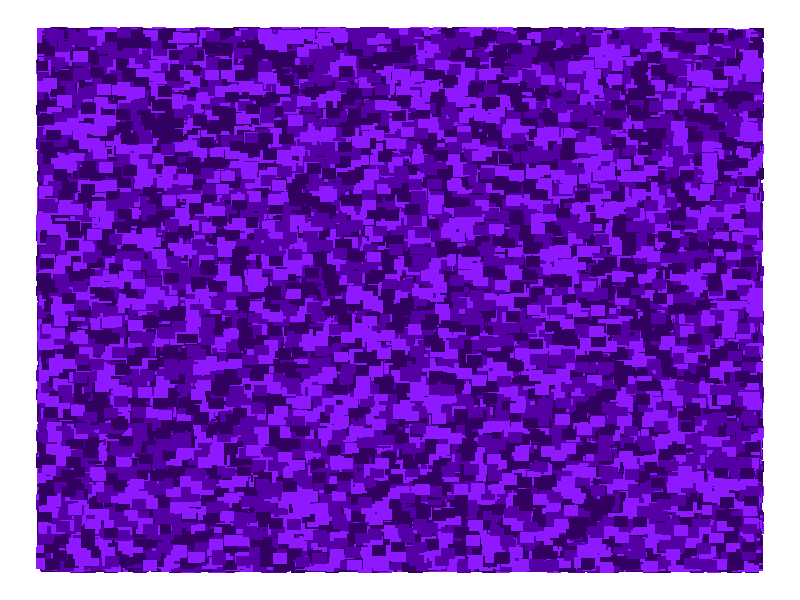
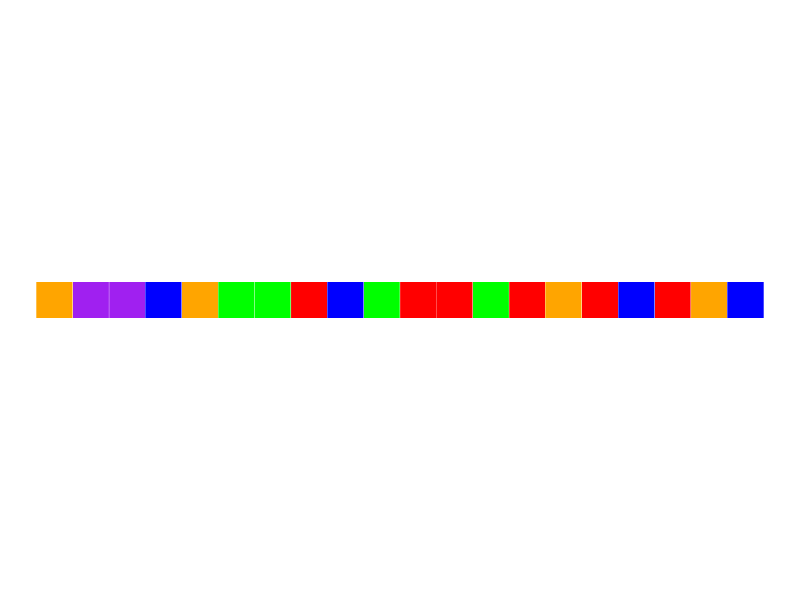
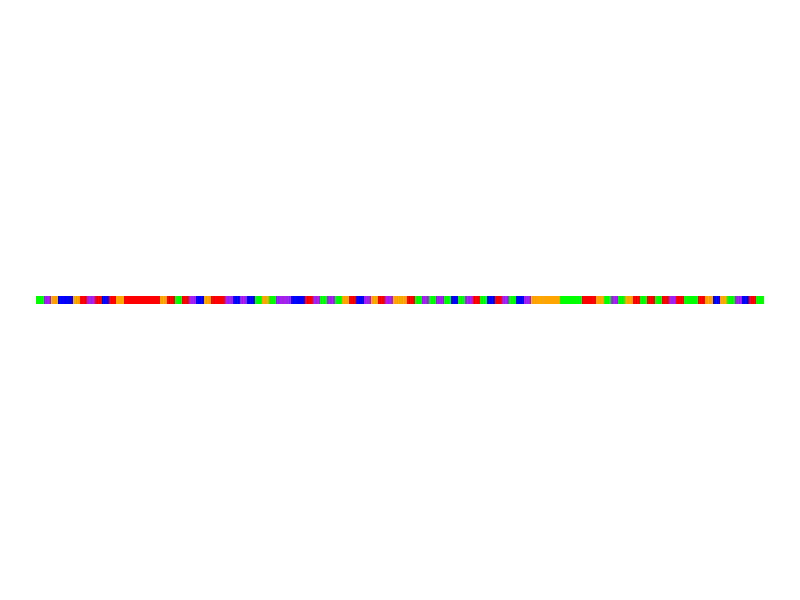
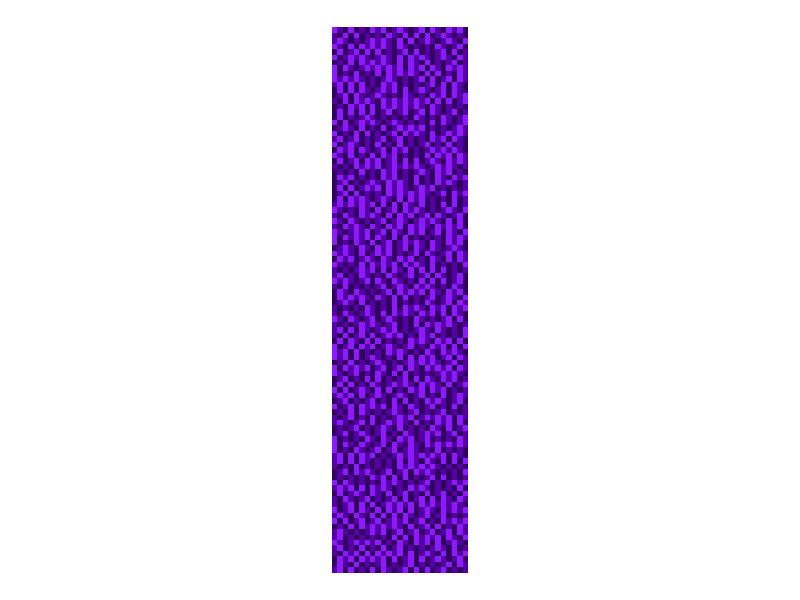

The R source for these figures, in order:
ilosc_kwadratow <- 100000
paleta_kolorow <- c("#8E19FE", "#5400A5", "#310060")

# Wygenerowanie losowych danych
dane <- data.frame(
  x = runif(ilosc_kwadratow, 0, 50),
  y = runif(ilosc_kwadratow, 0, 50),
  kolor = sample(paleta_kolorow, ilosc_kwadratow, replace = TRUE)
)
require(ggplot2)
# Tworzenie wykresu
wykres <- ggplot(dane, aes(x = x, y = y, fill = kolor)) +
  geom_tile(width = 1, height = 1) +
  scale_fill_identity() +
  theme_void()

# Wyświetlenie wykresu
print(wykres)

library(ggplot2)

# Parametry
ilosc_kolumn <- 20
ilosc_rzedow <- 1
paleta_kolorow <- c("red", "blue", "green", "orange", "purple")

# Wygenerowanie losowych danych
dane <- expand.grid(
  x = 1:ilosc_kolumn,
  y = 1:ilosc_rzedow
)
dane$kolor <- sample(paleta_kolorow, ilosc_kolumn * ilosc_rzedow, replace = TRUE)

# Tworzenie wykresu
wykres <- ggplot(dane, aes(x = x, y = y, fill = kolor)) +
  geom_tile(width = 1, height = 1, color = "white") +
  scale_fill_identity() +
  theme_void() +
  coord_fixed(ratio = 1, xlim = c(0.5, ilosc_kolumn + 0.5), ylim = c(0.5, ilosc_rzedow + 0.5))

# Wyświetlenie wykresu
print(wykres)

library(ggplot2)

# Parametry
ilosc_kolumn <- 100
ilosc_rzedow <- 1
paleta_kolorow <- c("red", "blue", "green", "orange", "purple")

# Wygenerowanie losowych danych
dane <- expand.grid(
  x = 1:ilosc_kolumn,
  y = 1:ilosc_rzedow
)
dane$kolor <- sample(paleta_kolorow, ilosc_kolumn * ilosc_rzedow, replace = TRUE)

# Tworzenie wykresu
wykres <- ggplot(dane, aes(x = x, y = y, fill = kolor)) +
  geom_tile(width = 1, height = 1, color = NA) +  # NA usuwa linie
  scale_fill_identity() +
  theme_void() +
  coord_fixed(ratio = 1, xlim = c(0.5, ilosc_kolumn + 0.5), ylim = c(0.5, ilosc_rzedow + 0.5))

# Wyświetlenie wykresu
print(wykres)



library(ggplot2)

# Parametry
ilosc_kolumn <- 25
ilosc_rzedow <- 100
paleta_kolorow <- c("#C68CFF", "#8E19FE", "#5400A5", "#310060")
paleta_kolorow <- c( "#8E19FE", "#5400A5", "#310060")
# Wygenerowanie losowych danych
dane <- expand.grid(
  x = 1:ilosc_kolumn,
  y = 1:ilosc_rzedow
)

# Inicjalizacja zmiennej przechowującej poprzedni kolor
poprzedni_kolor <- sample(paleta_kolorow, 1)

# Funkcja do generowania kolorów
generuj_kolor <- function() {
  repeat {
    nowy_kolor <- sample(paleta_kolorow, 1)
    if (nowy_kolor != poprzedni_kolor) {
      return(nowy_kolor)
    }
  }
}

dane$kolor <- sapply(1:(ilosc_kolumn * ilosc_rzedow), function(i) {
  kolor <- generuj_kolor()
  poprzedni_kolor <<- kolor
  return(kolor)
})

# Tworzenie wykresu
wykres <- ggplot(dane, aes(x = x, y = y, fill = kolor)) +
  geom_tile(width = 1, height = 1, color = NA) +
  scale_fill_identity() +
  theme_void() +
  coord_fixed(ratio = 1, xlim = c(0.5, ilosc_kolumn + 0.5), ylim = c(0.5, ilosc_rzedow + 0.5))

# Wyświetlenie wykresu
print(wykres)



